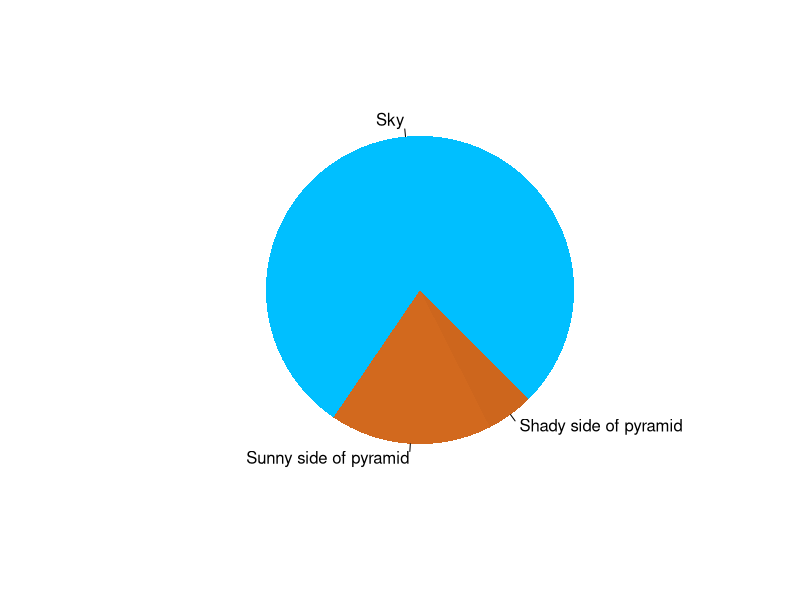
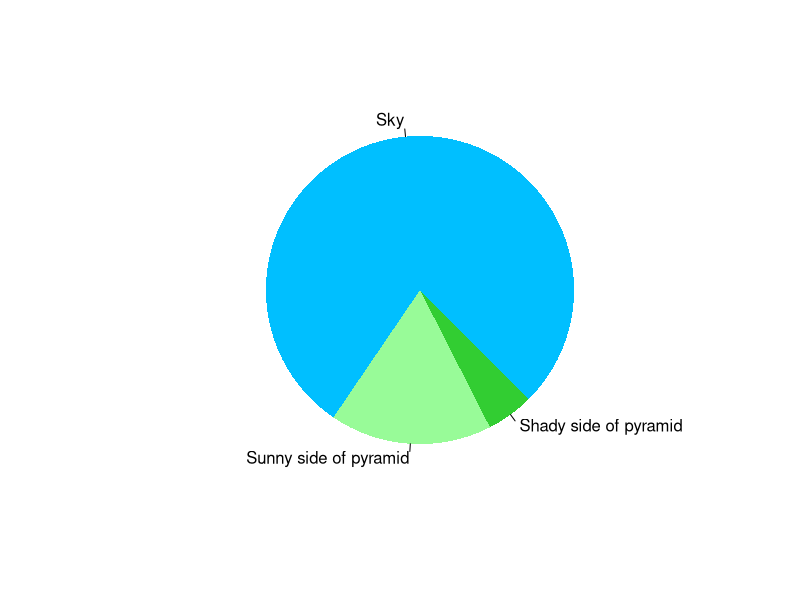

The R source for these figures, in order:
## ---- chunk 1
pie(
  c(Sky = 78, "Sunny side of pyramid" = 17, "Shady side of pyramid" = 5), 
  init.angle = 315, 
  col = c("deepskyblue", "chocolate", "chocolate3"), 
  border = FALSE
)
## ---- chunk 2
pie(
  c(Sky = 78, "Sunny side of pyramid" = 17, "Shady side of pyramid" = 5), 
  init.angle = 315, 
  col = c("deepskyblue", "palegreen", "limegreen"), 
  border = FALSE
)
